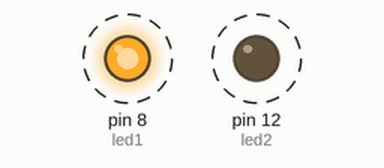
Bench run of a sketch on a simulated Arduino Uno, built with avr-gcc and run on an emulated ATmega328P. Parts: output pins drawn as LEDs (lit = HIGH). Dashed ring = blinking.

Above: at 0.5 s.
Timing chart, 0 to 4.6 s (numbered marks = the images above):
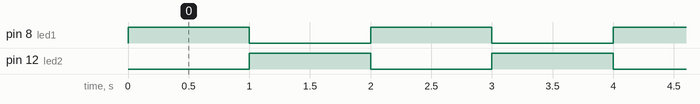

Measured:
- by itself, pin 8 (led1), pin 12 (led2): alternates HIGH for 1.0 s and LOW for 1.0 s

The sketch:

led_sequence.1.ino
```cpp
int led1 = 8;
int led2 = 12;
void setup() {
  pinMode(led2 , OUTPUT);
  pinMode(led1 , OUTPUT);
}


void loop() {

  digitalWrite(led1 , HIGH);
  digitalWrite(led2 , LOW);
  delay(1000);
  digitalWrite(led1 , LOW);
  digitalWrite(led2 , HIGH);
  delay(1000);

}
```
